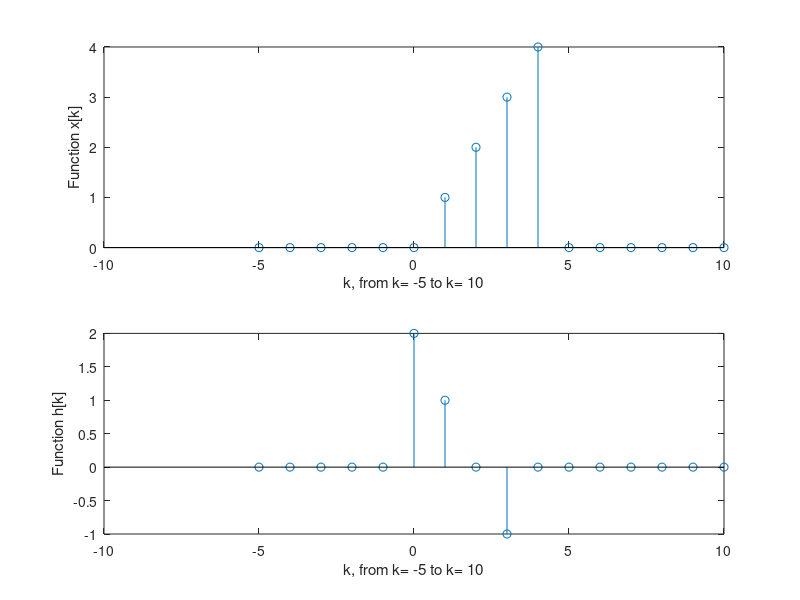
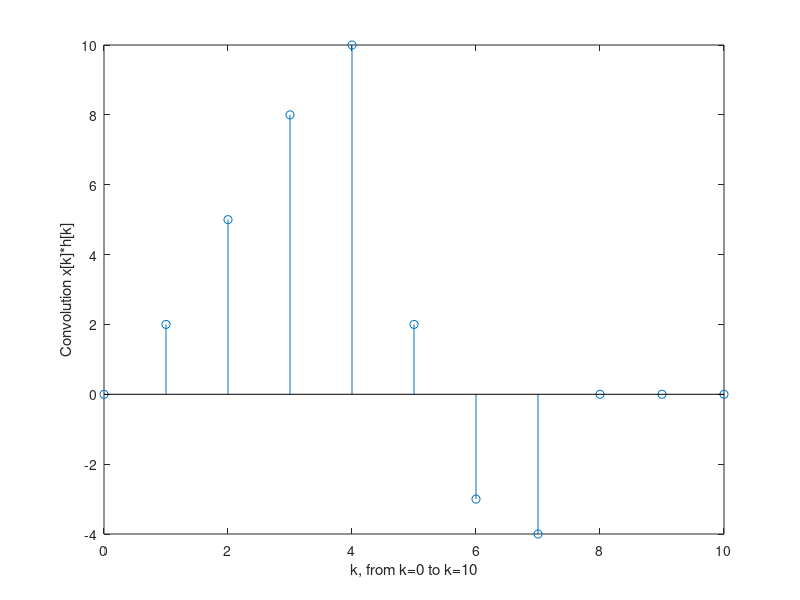
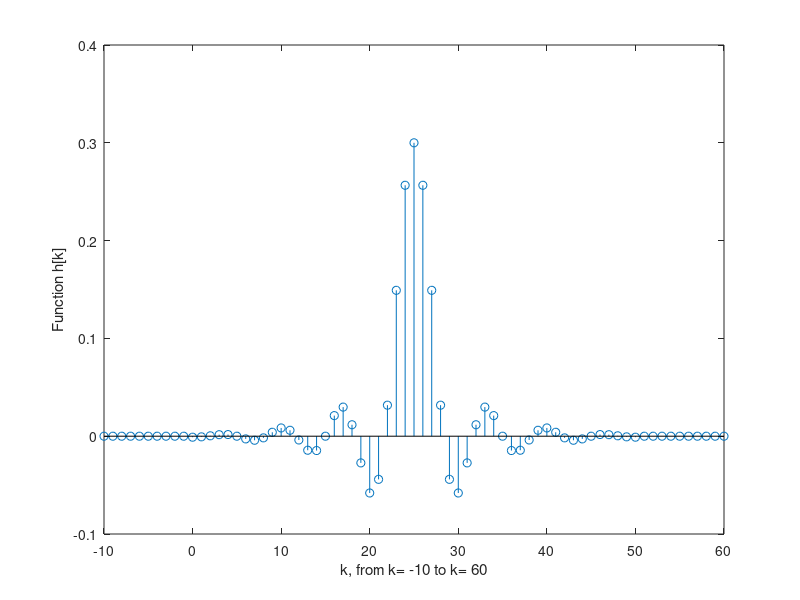

Source code (MATLAB) for these figures, in order: (Note: this script raises an error after producing the figures.)
% Solution by Rahmat Saeedi
%% Main Function
function ECE340_Lab2()
    warning('off','all');
    Q1_Convolution();
    Q2_Convolution_Filter();
    Q3_Aliasing_Effect();
    Q4_2D_Aliasing();
    OptionalQ_LowPassFilter_Aliasing();
end
%% Q1 Convolution
function Q1_Convolution()
    %Defining the discerete function x[k]
    function X=x(k)
        X=k.*(k>=0 & k<=4);
    end
    %Defining the discerete function h[k]
    function H=h(k)
        H=(2-k).*(k>=0 & k<=3);
    end

    %(1a)
    %Plotting the two functions
    figure           %Creating a figure
    subplot(2,1,1)   %Creating 1st subplot
    stem(-5:1:10,x(-5:1:10));        %plotting x[k]
    xlabel('k, from k= -5 to k= 10');  %Labelling axis
    ylabel('Function x[k]')
    hold on         
    subplot(2,1,2)   %Creatting the 2nd subplot
    stem(-5:1:10,h(-5:1:10));         %plotting x[k]
    xlabel('k, from k= -5 to k= 10');   %Labelling axis 
    ylabel('Function h[k]')

    %(1b)
    %Calculating and plotting the convolution
    conv_x_and_h=conv(x(0:5),h(0:5))
    %conv_x_and_h is [0 2 5 8 10 2 -3 -4 0 0 0]
    
    figure                   %Creating a new figure
    stem(0:10,conv_x_and_h)  %Plotting the convolution
    xlabel('k, from k=0 to k=10');   %Labelling axis 
    ylabel('Convolution x[k]*h[k]')
    %(1c) See attachment
end
%% Q2 Convolution Audio Filter
function Q2_Convolution_Filter()
    %2a) Defining the discerete function h[k]
    function H=h(k)
        H=(0.3.*sinc(0.3.*(k-25)).* ...
       (0.54-0.46.*cos(2.*pi.*k./50))).*(k>=0 & k<=50);
    end

    %2b) Plotting the function h[k]
    figure           %Creating a new figure
    stem(-10:60,h(-10:60));        %plotting h[k]
    xlabel('k, from k= -10 to k= 60');  %Labelling axis
    ylabel('Function h[k]')
    
    %2c) reading the audio file, "baila.wav"
    [baila, baila_FS]=audioread('baila.wav');
    %2c+d) Calculating and saving the filtered file, "baila_filtered.wav"
    baila_filtered=conv(baila,h(0:50));
    audiowrite('baila_filtered.wav',baila_filtered,baila_FS);
    %Comments on Quality    
    Quality_comment=sprintf(['The filtered audio file is ''sharper'' with less '...
       'noise. baila.wav sounds as if it was recorded in a bathroom \n'...
       'while baila_filtered.wav is crispy sharp.'])
end
%% Q3 Aliasing Effect
function Q3_Aliasing_Effect()
    function X1=x1(t)
        X1=cos(35.*pi.*t);
    end
    function X2=x2(t)
        X2=cos(165.*pi.*t);
    end
    function X3=x3(t)
        X3=cos(235.*pi.*t);
    end
    %(3a): y1 & y2
    %Defining Sampling Frequenct and thus sampling period
    f=100;
    t=1/f;

    %Calculating the digital signals y1[n] and y2[n] and stem-plotting them
    y1=x1((0:30)*t);
    y2=x2((0:30)*t);
    figure          %Creatting new figure
    subplot(2,1,1); %Creating first subplot for y1[n]
    stem((0:30)*t,y1);
    xlabel('t, (with sampling period 0.01 seconds; n=0 to 30)'); %Labels
    ylabel('y_1[n]');
    subplot(2,1,2); %Creating second subplot for y2[n]
    stem((0:30)*t,y2);
    xlabel('t, (with sampling period 0.01 seconds; n=0 to 30)'); %Labels
    ylabel('y_2[n]');
	Comment=sprintf(['The two sequences y_1[n] and y_2[n] have the same values but'...
        ' the two functions x1 and x2 are not the same, \nthey only appear'...
        ' to be the same due to alising and choice of sampling frequency.'])


    %(3b): z1 & z2
    %Defining Sampling Frequenct and thus sampling period
    f2=1000;
    t2=1/f2;
    %Calculating the digital signals y1[n] and y2[n] and stem-plotting them
    z1=x1((0:300)*t2);
    z2=x2((0:300)*t2);
    figure          %Creatting new figure
    subplot(2,1,1); 
    plot((0:300)*t2,z1,'r-', (0:30)*t,y1,'b+'); 
    xlabel('Time t, (s)'); ylabel('y_1[n] and z_1[n]');  
    legend('z_1[n]','y_1[n]');
    subplot(2,1,2); 
    plot((0:300)*t2,z2,'r-', (0:30)*t,y2,'b+');  
    xlabel('Time t, (s)'); ylabel('y_2[n] and z_2[n]');  
    legend('z_2[n]','y_2[n]'); 
	Comment=sprintf(['At high enough frequency the differences in x1 and x2 '...
    'becomes clear. Eventhough y1 and y2 have the same values but z1 and\n'...
    ' z2 do not have the same values. So at high enough sampling rate'...
    ' the aliasing effect disappears.'])

    %(3c): z3
    y3=x3((0:50)*t);
    y1=x1((0:50)*t);
    figure          %Creatting new figure
    subplot(2,1,1); %Creating first subplot for y1[n] and y3[n]
    stem([(0:50)*t;(0:50)*t]',[y1' y3']);
    xlabel('t, (with sampling period 0.01 seconds; n=0 to 50)'); %Labels
    ylabel('y_1[n] & y_3[n]');
    legend('y_1[n]','y_3[n]'); 
    subplot(2,1,2); %Creating second subplot for difference y1[n]-y3[n]
    stem((0:50)*t,[y1-y3]);
    xlabel('t, (with sampling period 0.01 seconds; n=0 to 50)'); %Labels
    ylabel('(y_1[n] - y_3[n])');
    title('Negligible Difference in the two Sequences');
end
%% Q4 2D Aliasing in an image
function Q4_2D_Aliasing()
    %a) Reading the image file
    Img=imread('barbaraLarge.jpg');
    %b) Displaying the original image
    figure; imshow(Img), colorbar;
    title('Original Image Of barbaraLarge.jpg');
    %c) Resizing the image files with and without antializing enabled
    Img0_9_AntiAlisOn=imresize(Img, 0.9, 'nearest','antialiasing',1);
    Img0_7_AntiAlisOn=imresize(Img, 0.7, 'nearest','antialiasing',1);
    Img0_5_AntiAlisOn=imresize(Img, 0.5, 'nearest','antialiasing',1);
    Img0_9_AntiAlisOff=imresize(Img, 0.9, 'nearest','antialiasing',0);
    Img0_7_AntiAlisOff=imresize(Img, 0.7, 'nearest','antialiasing',0);
    Img0_5_AntiAlisOff=imresize(Img, 0.5, 'nearest','antialiasing',0);
    comments=sprintf(['When antialising is enabled the image quality is not '...
        'affected as much and there is less aliasing observable in high\n'...
        'frequency regions'])
    
    
    %d) Showing the images
    figure;imshow(Img0_9_AntiAlisOn), colorbar;
    title('Resized to 90% with Antialising On');
    figure;imshow(Img0_9_AntiAlisOff), colorbar;
    title('Resized to 90% with Antialising Off');
    figure;imshow(Img0_7_AntiAlisOn), colorbar;
    title('Resized to 70% with Antialising On');
    figure;imshow(Img0_7_AntiAlisOff), colorbar;
    title('Resized to 70% with Antialising Off');
    figure;imshow(Img0_5_AntiAlisOn), colorbar;
    title('Resized to 50% with Antialising On');
    figure;imshow(Img0_5_AntiAlisOff), colorbar;
    title('Resized to 50% with Antialising Off');
    comments=sprintf(['High frequency regions begin to show aliasing when the '...
        'sampling frequency is reduced. Having antialiasing enabled \n'...
        'reduces aliasing and the image quality is better.'])
end
%% Optional Demo, Low pass filtering perior to resizing
function OptionalQ_LowPassFilter_Aliasing()
    I=imread('barbaraLarge.jpg');
    % Low pass filtering before downsampling
    % creates a 3x3 low pass filter kernel
    filt=fspecial('average',[3 3]);
    % applies the lpf by convolving the image with the filter kernel
    filt_img=imfilter(I,filt,'conv');
    
    %Resizing the image to 70% with and without low pass filter applied
    B_LPF=imresize(filt_img, 0.7 , 'nearest', 0);
    B=imresize(I, 0.7, 'nearest', 0);

    %Printing the figures
    figure,  imshow(I);
    title('Original Barbara Image');
    figure,  imshow(B);
    title('Barbara Image Resized to 70% of Original Size');
    figure,  imshow(B_LPF);
    title('Low-pass Filter Applied Before Resizing to 70%');
    comment=sprintf(['The filter is a 3by3 squar that averages the nearby values '...
        'and thus removes the high frequency components that have periods\n'...
        ' of smaller than 3 pixels. This lp filtering reduces the aliasing'...
        ' effect and improves the image quality during resizing.'])
end